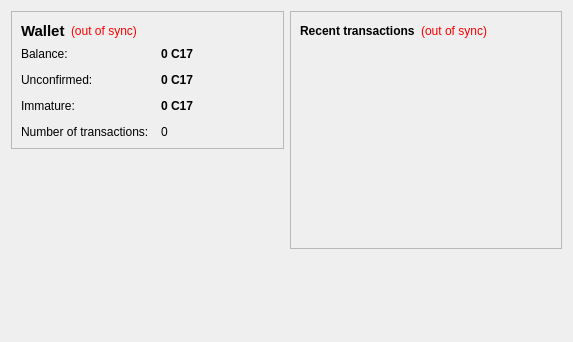
<?xml version="1.0" encoding="UTF-8"?>
<ui version="4.0">
 <class>OverviewPage</class>
 <widget class="QWidget" name="OverviewPage">
  <property name="geometry">
   <rect>
    <x>0</x>
    <y>0</y>
    <width>573</width>
    <height>342</height>
   </rect>
  </property>
  <property name="windowTitle">
   <string>Form</string>
  </property>
  <layout class="QHBoxLayout" name="horizontalLayout" stretch="1,1">
   <item>
    <layout class="QVBoxLayout" name="verticalLayout_2">
     <item>
      <widget class="QFrame" name="frame">
       <property name="frameShape">
        <enum>QFrame::StyledPanel</enum>
       </property>
       <property name="frameShadow">
        <enum>QFrame::Raised</enum>
       </property>
       <layout class="QVBoxLayout" name="verticalLayout_4">
        <item>
         <layout class="QHBoxLayout" name="horizontalLayout_4">
          <item>
           <widget class="QLabel" name="label_5">
            <property name="font">
             <font>
              <pointsize>11</pointsize>
              <weight>75</weight>
              <bold>true</bold>
             </font>
            </property>
            <property name="text">
             <string>Wallet</string>
            </property>
           </widget>
          </item>
          <item>
           <widget class="QLabel" name="labelWalletStatus">
            <property name="toolTip">
             <string>The displayed information may be out of date. Your wallet automatically synchronizes with the coin2017 network after a connection is established, but this process has not completed yet.</string>
            </property>
            <property name="styleSheet">
             <string notr="true">QLabel { color: red; }</string>
            </property>
            <property name="text">
             <string notr="true">(out of sync)</string>
            </property>
            <property name="alignment">
             <set>Qt::AlignLeading|Qt::AlignLeft|Qt::AlignVCenter</set>
            </property>
           </widget>
          </item>
          <item>
           <spacer name="horizontalSpacer_2">
            <property name="orientation">
             <enum>Qt::Horizontal</enum>
            </property>
            <property name="sizeHint" stdset="0">
             <size>
              <width>40</width>
              <height>20</height>
             </size>
            </property>
           </spacer>
          </item>
         </layout>
        </item>
        <item>
         <layout class="QFormLayout" name="formLayout_2">
          <property name="fieldGrowthPolicy">
           <enum>QFormLayout::AllNonFixedFieldsGrow</enum>
          </property>
          <property name="horizontalSpacing">
           <number>12</number>
          </property>
          <property name="verticalSpacing">
           <number>12</number>
          </property>
          <item row="0" column="0">
           <widget class="QLabel" name="label">
            <property name="text">
             <string>Balance:</string>
            </property>
           </widget>
          </item>
          <item row="0" column="1">
           <widget class="QLabel" name="labelBalance">
            <property name="font">
             <font>
              <weight>75</weight>
              <bold>true</bold>
             </font>
            </property>
            <property name="cursor">
             <cursorShape>IBeamCursor</cursorShape>
            </property>
            <property name="toolTip">
             <string>Your current balance</string>
            </property>
            <property name="text">
             <string notr="true">0 C17</string>
            </property>
            <property name="textInteractionFlags">
             <set>Qt::LinksAccessibleByMouse|Qt::TextSelectableByKeyboard|Qt::TextSelectableByMouse</set>
            </property>
           </widget>
          </item>
          <item row="1" column="0">
           <widget class="QLabel" name="label_3">
            <property name="text">
             <string>Unconfirmed:</string>
            </property>
           </widget>
          </item>
          <item row="1" column="1">
           <widget class="QLabel" name="labelUnconfirmed">
            <property name="font">
             <font>
              <weight>75</weight>
              <bold>true</bold>
             </font>
            </property>
            <property name="cursor">
             <cursorShape>IBeamCursor</cursorShape>
            </property>
            <property name="toolTip">
             <string>Total of transactions that have yet to be confirmed, and do not yet count toward the current balance</string>
            </property>
            <property name="text">
             <string notr="true">0 C17</string>
            </property>
            <property name="textInteractionFlags">
             <set>Qt::LinksAccessibleByMouse|Qt::TextSelectableByKeyboard|Qt::TextSelectableByMouse</set>
            </property>
           </widget>
          </item>
          <item row="3" column="0">
           <widget class="QLabel" name="label_2">
            <property name="text">
             <string>Number of transactions:</string>
            </property>
           </widget>
          </item>
          <item row="3" column="1">
           <widget class="QLabel" name="labelNumTransactions">
            <property name="toolTip">
             <string>Total number of transactions in wallet</string>
            </property>
            <property name="text">
             <string notr="true">0</string>
            </property>
           </widget>
          </item>
          <item row="2" column="0">
           <widget class="QLabel" name="labelImmatureText">
            <property name="text">
             <string>Immature:</string>
            </property>
           </widget>
          </item>
          <item row="2" column="1">
           <widget class="QLabel" name="labelImmature">
            <property name="font">
             <font>
              <weight>75</weight>
              <bold>true</bold>
             </font>
            </property>
            <property name="toolTip">
             <string>Mined balance that has not yet matured</string>
            </property>
            <property name="text">
             <string notr="true">0 C17</string>
            </property>
            <property name="textInteractionFlags">
             <set>Qt::LinksAccessibleByMouse|Qt::TextSelectableByKeyboard|Qt::TextSelectableByMouse</set>
            </property>
           </widget>
          </item>
         </layout>
        </item>
       </layout>
      </widget>
     </item>
     <item>
      <spacer name="verticalSpacer">
       <property name="orientation">
        <enum>Qt::Vertical</enum>
       </property>
       <property name="sizeHint" stdset="0">
        <size>
         <width>20</width>
         <height>40</height>
        </size>
       </property>
      </spacer>
     </item>
    </layout>
   </item>
   <item>
    <layout class="QVBoxLayout" name="verticalLayout_3">
     <item>
      <widget class="QFrame" name="frame_2">
       <property name="frameShape">
        <enum>QFrame::StyledPanel</enum>
       </property>
       <property name="frameShadow">
        <enum>QFrame::Raised</enum>
       </property>
       <layout class="QVBoxLayout" name="verticalLayout">
        <item>
         <layout class="QHBoxLayout" name="horizontalLayout_2">
          <item>
           <widget class="QLabel" name="label_4">
            <property name="text">
             <string>&lt;b&gt;Recent transactions&lt;/b&gt;</string>
            </property>
           </widget>
          </item>
          <item>
           <widget class="QLabel" name="labelTransactionsStatus">
            <property name="toolTip">
             <string>The displayed information may be out of date. Your wallet automatically synchronizes with the coin2017 network after a connection is established, but this process has not completed yet.</string>
            </property>
            <property name="styleSheet">
             <string notr="true">QLabel { color: red; }</string>
            </property>
            <property name="text">
             <string notr="true">(out of sync)</string>
            </property>
            <property name="alignment">
             <set>Qt::AlignRight|Qt::AlignTrailing|Qt::AlignVCenter</set>
            </property>
           </widget>
          </item>
          <item>
           <spacer name="horizontalSpacer">
            <property name="orientation">
             <enum>Qt::Horizontal</enum>
            </property>
            <property name="sizeHint" stdset="0">
             <size>
              <width>40</width>
              <height>20</height>
             </size>
            </property>
           </spacer>
          </item>
         </layout>
        </item>
        <item>
         <widget class="QListView" name="listTransactions">
          <property name="styleSheet">
           <string notr="true">QListView { background: transparent; }</string>
          </property>
          <property name="frameShape">
           <enum>QFrame::NoFrame</enum>
          </property>
          <property name="verticalScrollBarPolicy">
           <enum>Qt::ScrollBarAlwaysOff</enum>
          </property>
          <property name="horizontalScrollBarPolicy">
           <enum>Qt::ScrollBarAlwaysOff</enum>
          </property>
          <property name="selectionMode">
           <enum>QAbstractItemView::NoSelection</enum>
          </property>
         </widget>
        </item>
       </layout>
      </widget>
     </item>
     <item>
      <spacer name="verticalSpacer_2">
       <property name="orientation">
        <enum>Qt::Vertical</enum>
       </property>
       <property name="sizeHint" stdset="0">
        <size>
         <width>20</width>
         <height>40</height>
        </size>
       </property>
      </spacer>
     </item>
    </layout>
   </item>
  </layout>
 </widget>
 <resources/>
 <connections/>
</ui>
